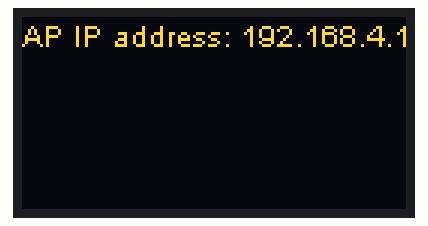
A sketch run on a simulated ESP32. On the bench: 128×64 one-colour display. The OLED is the two-colour kind (top 16 rows yellow).

Above: at 0.4 s.

The sketch:

BirbTweeter_Sender.ino
```cpp
#include "heltec.h"
#include <WiFi.h>
#include <WiFiClient.h>
#include <WiFiAP.h>
#include <WebServer.h>

#define BAND    433E6  //you can set band here directly,e.g. 868E6,915E6

// WiFi hotspot name
const char *ssid = "BirbTweeterSender";

const char *html_root =
#include "index.html.h"
;

WebServer server(80);

void setup()
{
   //WIFI Kit series V1 not support Vext control
  Heltec.begin(true /*DisplayEnable Enable*/, true /*Heltec.Heltec.Heltec.LoRa Disable*/, true /*Serial Enable*/, true /*PABOOST Enable*/, BAND /*long BAND*/);

  Heltec.display->init();
  Heltec.display->flipScreenVertically();
  Heltec.display->setFont(ArialMT_Plain_10);

  Heltec.display->drawString(0, 0, "Heltec.LoRa Initial success!");
  Heltec.display->display();

  // Setup WiFi hotspot and print IP on OLED screen
  WiFi.softAP(ssid);
  IPAddress myIP = WiFi.softAPIP();
  Heltec.display->clear();
  Heltec.display->drawString(0, 0, String("AP IP address: ") + myIP.toString());
  Heltec.display->display();

  // Send our HTML when the user navigates to our IP address
  server.on("/", []() {
    server.send(200, "text/html", html_root);
  });

  // Our HTML submits the form with a POST to /send
  server.on("/send", HTTP_POST, []() {
    Serial.println("Args: ");
    Serial.println(server.args());
    Serial.println(server.arg("tosend"));
    Serial.println(server.arg("currenttime"));

    // Return the user to our home page
    server.send(200, "text/html", html_root);

    // Display the user's message on our OLED screen
    Heltec.display->drawString(0, 10, String(server.arg("tosend")));
    Heltec.display->display();

    // Create a packet and send the message over LoRa
    Heltec.LoRa.beginPacket();
    Heltec.LoRa.print(server.arg("currenttime") + "\n");
    Heltec.LoRa.print(server.arg("tosend"));
    Heltec.LoRa.endPacket();
  });

  // Start server on WiFi with the above configuration
  server.begin();
}

void loop(void) {
  // Let the server library process requests
  server.handleClient();
}
```

index.html.h
```cpp
R"(
<script>
setInterval(function() {
	document.getElementById('timetext').value = (new Date()).toLocaleString();
}, 1000);
</script>
<form action="/send" method="post">
Current Time: <input id="timetext" type="text" name="currenttime"><br>
To Send: <input type="text" name="tosend"><br>
<input type="submit" value="Submit">
</form>
)"
```
